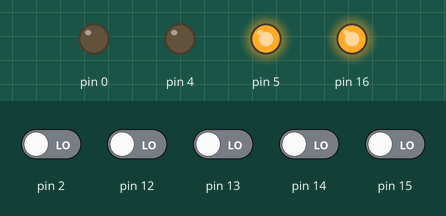
The sketch below on a simulated Arduino Uno, built with avr-gcc and run on an emulated ATmega328P. Shown: output pins drawn as LEDs (lit = HIGH). Dashed ring = blinking. Inputs (shaded band) come from the test bench; at power-on: pin 2, pin 12–15 LOW.

Above: at 8.8 s.
8.9 s: pin 12 driven HIGH
At 9.4 s:
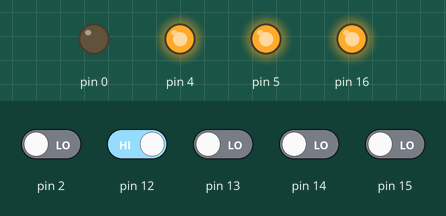
At 12.7 s:
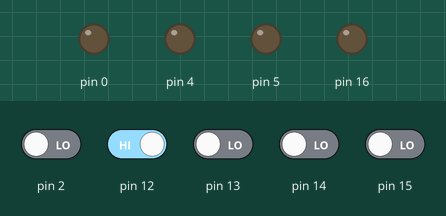
13.9 s: pin 2 driven HIGH
At 14.7 s:
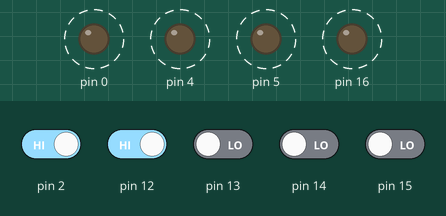
18.9 s: pin 13 driven HIGH
23.9 s: pin 12 driven LOW
33.9 s: pin 15 driven LOW
Timing chart, 0 to 39.9 s (numbered marks = the images above; inputs shaded):
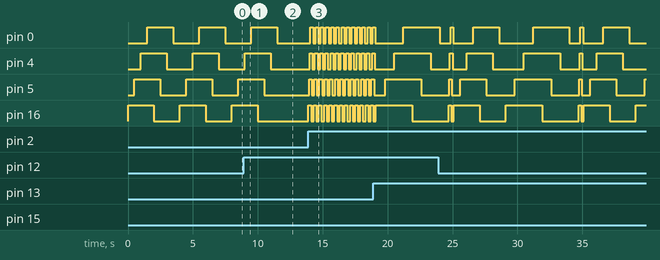

The sketch:

testa_saidas.ino
```cpp
int tempo;
void setup() {
  // put your setup code here, to run once:
  pinMode(16, OUTPUT);
  pinMode(5, OUTPUT);
  pinMode(4, OUTPUT);
  pinMode(0, OUTPUT);
  pinMode(2, INPUT);
  pinMode(14, INPUT);
  pinMode(12, INPUT);
  pinMode(13, INPUT);
  pinMode(15, INPUT);

}

void loop() {
  // put your main code here, to run repeatedly:
if(digitalRead(2)>0)pisca(50);
if(digitalRead(14)>0)pisca(300);
if(digitalRead(12)<1)pisca(500);
if(digitalRead(13)>0)pisca(700);
if(digitalRead(15)>0)pisca(1000);

}
void pisca(int tempo){
  digitalWrite(16, 1);
  delay(tempo);
  digitalWrite(5, 1);
  delay(tempo);
  digitalWrite(4, 1);
  delay(tempo);
  digitalWrite(0, 1);
  delay(tempo);
  digitalWrite(16, 0);
  delay(tempo);
  digitalWrite(5, 0);
  delay(tempo);
  digitalWrite(4, 0);
  delay(tempo);
  digitalWrite(0, 0);
  delay(tempo);

}
```

Measured:
- after the input at 8.9 s, pin 0: goes on until 11.5 s, then stays LOW; pin 4: goes on until 11.0 s, then stays LOW; pin 5: goes on until 10.5 s, then stays LOW; pin 16: goes on until 10.0 s, then stays LOW
- after the input at 13.9 s, pin 0: alternates HIGH for 0.20 s and LOW for 0.20 s, starting after 0.15 s; pin 4: alternates HIGH for 0.20 s and LOW for 0.20 s, starting after 0.10 s; pin 5: alternates HIGH for 0.20 s and LOW for 0.20 s, starting after 0.05 s; pin 16: alternates HIGH for 0.20 s and LOW for 0.20 s, starting at once
- by itself, pin 0, pin 4, pin 5, pin 16: alternates HIGH for 2.0 s and LOW for 2.0 s
